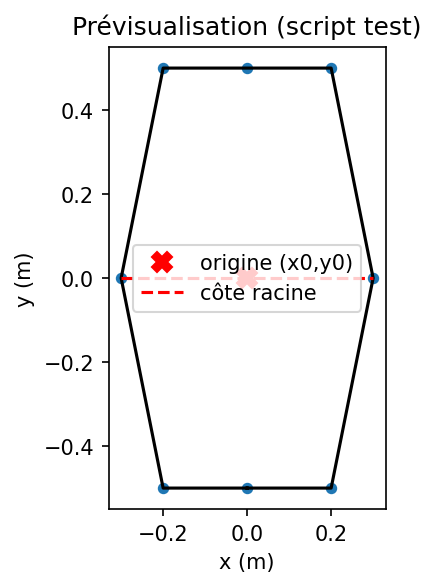

Recreate this plot in Python.
import numpy as np
import matplotlib
matplotlib.use('Agg')
import matplotlib.pyplot as plt

# Copié des fonctions de la cellule 2 du notebook

def parse_points_from_text(text):
    pts = []
    for line in text.splitlines():
        line = line.strip()
        if not line:
            continue
        if ',' in line:
            parts = line.split(',')
        else:
            parts = line.split()
        try:
            x = float(parts[0])
            y = float(parts[1])
            pts.append((x, y))
        except Exception:
            continue
    return np.array(pts)


def close_polygon(pts):
    if len(pts) == 0:
        return pts
    if not (np.allclose(pts[0], pts[-1])):
        pts = np.vstack([pts, pts[0]])
    return pts


def intersect_segment_with_y(p1, p2, y):
    (x1, y1) = p1
    (x2, y2) = p2
    if (y1 - y) * (y2 - y) > 0:
        return None
    if y2 == y1:
        return None
    t = (y - y1) / (y2 - y1)
    if 0.0 <= t <= 1.0:
        x = x1 + t * (x2 - x1)
        return x
    return None


def intersections_with_line_y(polygon, y):
    xs = []
    for i in range(len(polygon)-1):
        p1 = polygon[i]
        p2 = polygon[i+1]
        xi = intersect_segment_with_y(p1, p2, y)
        if xi is not None:
            xs.append(xi)
    return np.array(xs)


def compute_origin_from_root_mid(pts, y_root=0.0):
    pts_closed = close_polygon(pts)
    xs = intersections_with_line_y(pts_closed, y_root)
    if len(xs) >= 2:
        x_min = np.min(xs)
        x_max = np.max(xs)
        x0 = 0.5*(x_min + x_max)
        y0 = y_root
        return x0, y0, xs
    C = np.mean(pts, axis=0)
    return C[0], C[1], np.array([])


# Exemple avec le texte par défaut utilisé dans le notebook
paste_text = '''0.0, -0.5
0.2, -0.5
0.3, 0.0
0.2, 0.5
0.0, 0.5
-0.2, 0.5
-0.3, 0.0
-0.2, -0.5
0.0, -0.5'''

pts = parse_points_from_text(paste_text)
if pts is None or len(pts) == 0:
    print('Aucun point valide trouvé.')
else:
    pts = close_polygon(pts)
    x0, y0, xs = compute_origin_from_root_mid(pts, y_root=0.0)
    print('Intersections:', xs)
    print(f'Origine: x0={x0:.3f}, y0={y0:.3f}')
    # Trace et sauvegarde
    fig, ax = plt.subplots(figsize=(6,4))
    ax.plot(pts[:,0], pts[:,1], '-k')
    ax.scatter(pts[:-1,0], pts[:-1,1], s=20, color='C0')
    ax.plot(x0, y0, 'rX', markersize=10, label='origine (x0,y0)')
    if len(xs) >= 2:
        ax.plot([np.min(xs), np.max(xs)], [0.0, 0.0], 'r--', label='côte racine')
    ax.set_aspect('equal', adjustable='box')
    ax.set_xlabel('x (m)')
    ax.set_ylabel('y (m)')
    ax.set_title("Prévisualisation (script test)")
    ax.legend()
    out_png = 'c:\\Users\\leo.chassot\\Desktop\\moment aile microtransat\\test_cell2.png'
    fig.savefig(out_png, dpi=150, bbox_inches='tight')
    print('Image saved to', out_png)
